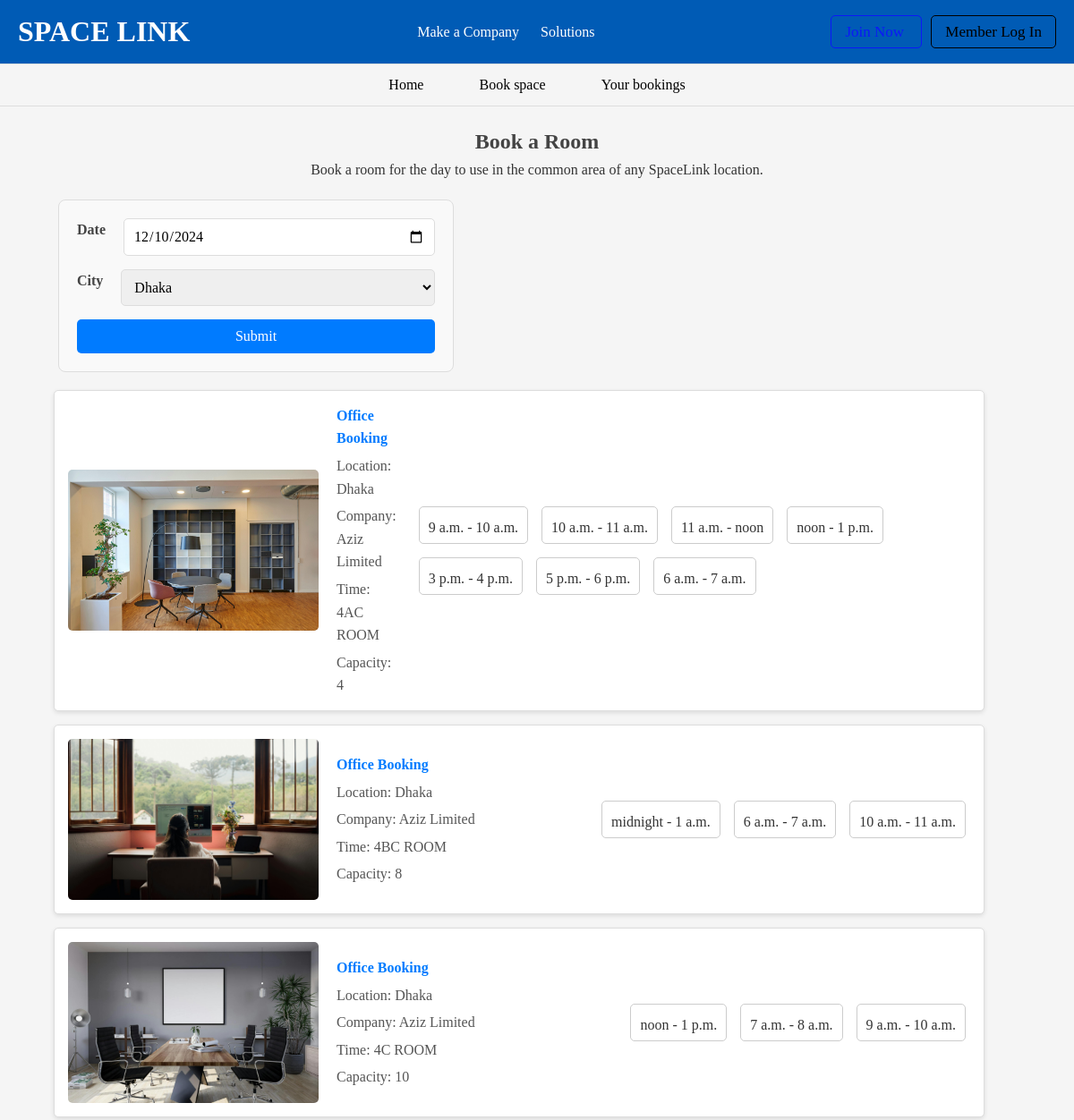
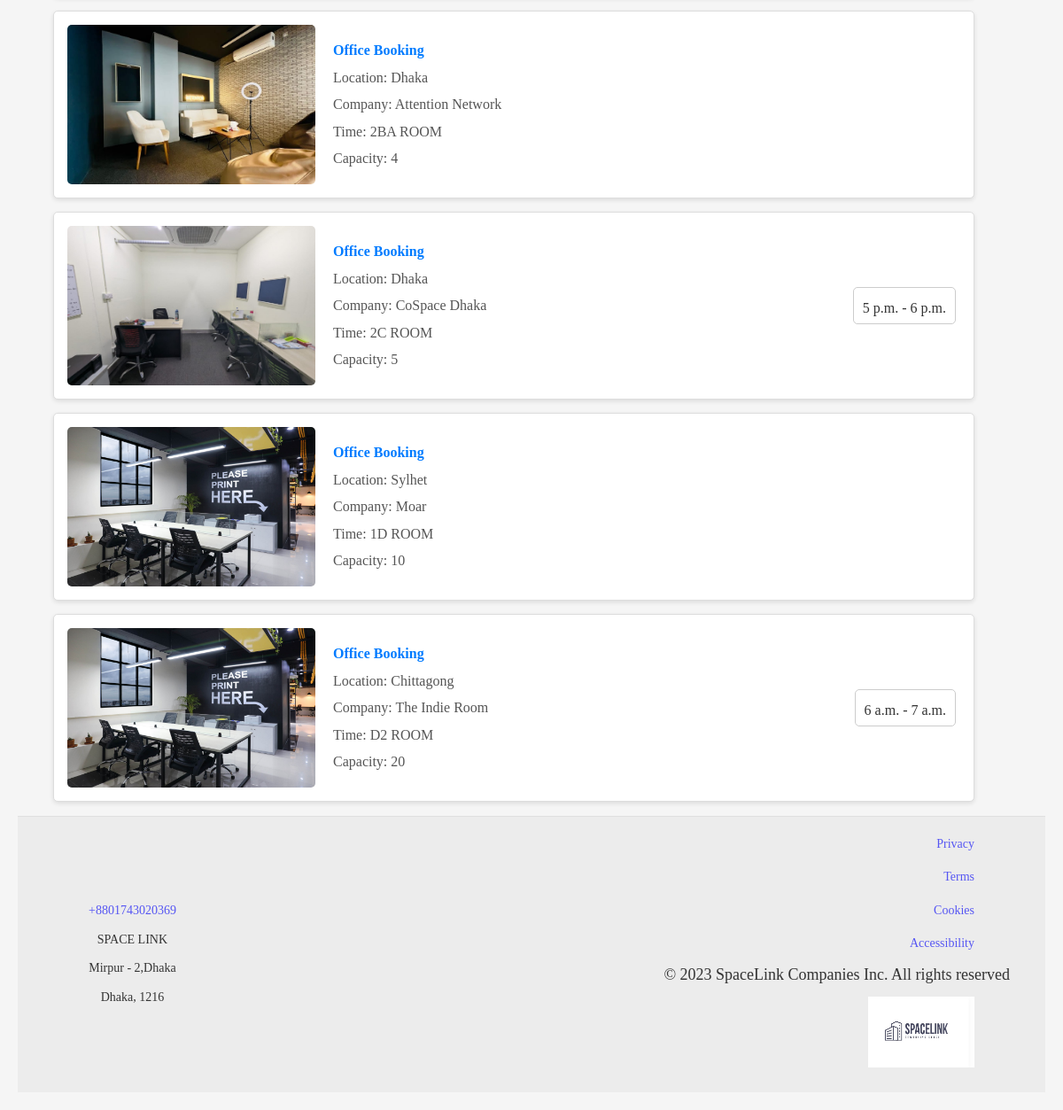
Page /room/ on the committed database (2 pictures, top to bottom).
### Office/models.py (models this page shows, shortened)
class Room(models.Model):
    room_name = models.CharField(max_length=200)
    company=models.ForeignKey(Company,on_delete=models.CASCADE)
    capacity = models.IntegerField(default=0)
    amenities = models.ManyToManyField(OfficeAmenities)
    image = models.ImageField(upload_to='room_images/')

class TimeSlot(models.Model):
    Room=models.ForeignKey(Room,on_delete=models.CASCADE,null=True)
    start_time = models.TimeField()
    end_time = models.TimeField()
    price = models.DecimalField(max_digits=6,decimal_places=2)
    is_booked = models.BooleanField(default=False)

### Company/models.py (models this page shows, shortened)
class Company(models.Model):
    name = models.CharField(max_length=100)
    Location = models.ForeignKey(Location,on_delete=models.CASCADE)
    Company_number = models.CharField(max_length=11,null=True)
    About = models.TextField(blank=True)
    website = models.URLField(blank=True)
    company_mail = models.EmailField(null=True)
    ratings =models.IntegerField(null=True,default=0)
    amenites = models.ManyToManyField(OfficeAmenities)
    is_visible = models.BooleanField(default=False)
    latitude = models.FloatField(null=True)
    longitude = models.FloatField(null=True)

class Location(models.Model):
    name = models.CharField(max_length=255)
    embed_map_url = models.URLField(blank=True, null=True)  # Field to store the embedded map URL
    def __str__(self):
        return self.name

### Core/views.py (the view)
# urls.py: path('room/',room, name='room'),
def room(request):
     rooms = Room.objects.all()
     city = request.GET.get('city')
     locations = Location.objects.all()
     if city:
          rooms = rooms.filter(company__Location__name=city)  # Using `__in` for the Location fil
     for room in rooms:
        room.slots = room.timeslot_set.all()
     return render(request, 'room.html', {'rooms': rooms,'locations': locations, 'city': city})

### Core/templates/room.html (shortened to what this page needs)
{% extends "home.html" %}
{% block content %}
<header>
  <nav>
    <ul class="navbar" style="display: flex; justify-content: center; align-items: center; background-color: transparent; list-style: none; margin: 0; padding: 10px 20px;">
      <li style="margin: 0 15px;">
        <a href="{% url 'index' %}" style="cursor: pointer; color: black; text-decoration: none; font-weight: 500; padding: 8px 16px; transition: color 0.3s, transform 0.3s;">Home</a>
      </li>
      <li style="margin: 0 15px; position: relative;">
        <a href="#" style="cursor: pointer; color: black; text-decoration: none; font-weight: 500; padding: 8px 16px; transition: color 0.3s, transform 0.3s;">Book space</a>
      </li>
      <li style="margin: 0 15px;">
        <a href="{% url 'list' %}" style="cursor: pointer; color: black; text-decoration: none; font-weight: 500; padding: 8px 16px; transition: color 0.3s, transform 0.3s;">Your bookings</a>
      </li>
    </ul>
  </nav>
</header>
<section class="booking-section">
  <h1>Book a Room</h1>
  <p>Book a room for the day to use in the common area of any SpaceLink location.</p>
  <form id="booking-form">
    <div class="form-group">
      <label for="date">Date</label>
      <input type="date" id="date" value="2024-12-10">
    </div>
    <div class="form-group">
      <label for="city">City</label>
      <select id="city" name="city">
        {% for location in locations %}
          <option value="{{ location.name }}" {% if location.name == location %}selected{% endif %}>{{ location.name }}</option>
        {% endfor %}
      </select>
    </div>
    <button type="submit">Submit</button>
  </form>
  <div class="list-container">
    <ul class="list">
      {% for office in rooms %}
      <li>
        <img src="{{ office.image.url }}" alt="Office Image">
        <div class="details">
          <span class="type">Office Booking</span>
          <span>Location: {{ office.company.Location }}</span>
          <span>Company: {{ office.company.name }}</span>
          <span>Time: {{ office.room_name }}</span>
          <span>Capacity: {{ office.capacity }}</span>
        </div>
        <div class="slots">
          {% for slot in office.slots %}
            <div class="slot {% if slot.is_booked %}booked{% else %}available{% endif %}"
                 title="{% if slot.is_booked %}Booked{% else %}Available{% endif %}"
                 data-slot-id="{{ slot.pk }}"
                 data-start="{{ slot.start_time }}"
                 data-end="{{ slot.end_time }}"
                 data-price="{{ slot.price }}">
              {{ slot.start_time }} - {{ slot.end_time }}
            </div>
          {% endfor %}
        </div>
      </li>
    {% endfor %}
    </ul>
  </div>
  {% endblock %}

### Core/templates/home.html (shortened to what this page needs)
<!DOCTYPE html>
<html lang="en">
<head>
  <link href="https://cdnjs.cloudflare.com/ajax/libs/font-awesome/6.4.0/css/all.min.css" rel="stylesheet">
{% load static %}
{% block stylesheet %}
<link rel="stylesheet" href="{% static 'css/style.css' %}">
{% endblock %}
</head>
<body>
  <header>
    <div class="navbar">
      <div class="logo"><a href="{% url 'home' %}">SPACE LINK</a></div>
      <nav>
        <a href="{% url 'company' %}">Make a Company</a>
        <a href="{% url 'solution' %}">Solutions</a>
      </nav>
      <div class="actions">
        {% if user.is_authenticated %}
            <span class="username">{{ user.email }}</span>
        {% else %}
            <a href="{% url 'signup' %}" class="join-btn">
                Join Now
            </a>
            <a href="{% url 'login' %}" class="login-btn">
                Member Log In
            </a>
        {% endif %}
    </div>
    </div>
  </header>
  {% block content %}{% endblock %}
    <footer class="footer">
      <div class="footer-left">
          <p><a href="tel:+8801743020369" class="footer-link">+8801743020369</a></p>
          <p>SPACE LINK</p>
          <p>Mirpur - 2,Dhaka</p>
          <p>Dhaka, 1216</p>
      </div>
      <div class="footer-right">
          <div class="footer-links">
              <a href="#" class="footer-link">Privacy</a>
              <a href="#" class="footer-link">Terms</a>
              <a href="#" class="footer-link">Cookies</a>
              <a href="#" class="footer-link">Accessibility</a>
          </div>
          <p>© 2023 SpaceLink Companies Inc. All rights reserved</p>
          <div class="footer-logo">
            <img src="{% static 'images/logo3.jpg' %}" alt="WeWork Logo" />
        </div>
      </div>
  </footer>
</body>
</html>

### Core/static/css/style.css (style rules this page uses)
body, h1, h2, p, a, button, input, select { margin: 0; padding: 0; font-family: "Radley", serif; font-optical-sizing: auto; box-sizing: border-box; }
body { line-height: 1.6; background-color: #f5f5f5; color: #333333; }
.navbar { display: flex; justify-content: space-between; align-items: center; padding: 10px 20px; background-color: #005bb5; border-bottom: 1px solid #ddd; }
.navbar .logo { font-size: 2rem; font-weight: 900; color: #ffffff; }
.navbar .logo a { list-style-type: none; text-decoration: none; color: white !important; }
.navbar nav a { margin: 0 10px; text-decoration: none; color: #ffffff; }
.actions { color: #ffffff; }
.join-btn { font-size: 17px; margin-left: 10px; padding: 8px 15px; border: 1px solid #0c18f8; background-color: transparent; color: #0c18f8; border-radius: 5px; cursor: pointer; text-decoration: none; }
.login-btn { font-size: 17px; margin-left: 10px; padding: 8px 15px; border: 1px solid #000000; background-color: transparent; color: #000000; border-radius: 5px; cursor: pointer; text-decoration: none; }
.form-group { display: flex; gap: 20px; }
.form-group input, .form-group select { flex: 1; padding: 10px; border: 1px solid #ccc; border-radius: 4px; font-size: 1rem; }
.footer { display: flex; justify-content: space-between; align-items: center; background-color: #ececec; border-top: 1px solid #e0e0e0; }
.footer-left, .footer-right { font-size: 14px; color: #333333; margin: 10px 40px; }
.footer-left p { margin: 10px 40px; }
.footer-right p { font-size: 18px; }
.footer-link { color: #5656f3; text-decoration: none; }
.footer-right { text-align: right; }
.footer-links { display: flex; flex-direction: column; gap: 15px; margin: 10px 40px; }
.footer-logo img { width: 120px; height: 80px; margin: 10px 40px; }

### Core/templates/room.html (style rules this page uses)
.booking-section { padding: 20px; }
h1 { text-align: center; color: #444; }
p { text-align: center; }
.list li { background-color: #fff; border: 1px solid #ddd; border-radius: 5px; padding: 15px; margin-bottom: 15px; box-shadow: 0 2px 5px rgba(0, 0, 0, 0.1); display: flex; align-items: center; gap: 20px; width: 90%; }
.list li img { flex-shrink: 0; width: 280px; height: 180px; border-radius: 5px; object-fit: cover; }
.list li .details { flex: 1; display: flex; flex-direction: column; gap: 5px; }
.list li .details span { font-size: 1rem; color: #555; }
.list li .details span.type { font-weight: bold; color: #007BFF; }
button { padding: 10px 20px; background-color: #28a745; color: white; border: none; border-radius: 5px; font-size: 16px; cursor: pointer; }
.slots { display: flex; flex-wrap: wrap; gap: 5px; margin-top: 0px; }
.slot { padding: 10px; margin: 5px; height: 20px; align-self: center; border: 1px solid #ccc; border-radius: 5px; cursor: pointer; text-align: center; }
#booking-form { margin: 20px 45px; padding: 20px; border: 1px solid #ddd; border-radius: 8px; background-color: #f9f9f9; max-width: 400px; }
#booking-form .form-group { margin-bottom: 15px; }
#booking-form label { display: block; font-weight: bold; margin-bottom: 5px; color: #444; }
#booking-form input[type="date"], #booking-form select { width: 100%; padding: 10px; border: 1px solid #ddd; border-radius: 5px; font-size: 1rem; }
#booking-form button { padding: 10px 20px; background-color: #007BFF; color: white; font-size: 1rem; border: none; border-radius: 5px; cursor: pointer; transition: background-color 0.3s; width: 100%; }

### rows in the picture
Room: image (picture), company.Location "Dhaka", company.name "Aziz Limited", room_name "4AC ROOM", capacity "4"
TimeSlot: start_time "9 a.m.", end_time "10 a.m."
TimeSlot: start_time "10 a.m.", end_time "11 a.m."
TimeSlot: start_time "11 a.m.", end_time "noon"
TimeSlot: start_time "noon", end_time "1 p.m."
TimeSlot: start_time "3 p.m.", end_time "4 p.m."
TimeSlot: start_time "5 p.m.", end_time "6 p.m."
TimeSlot: start_time "6 a.m.", end_time "7 a.m."
Room: image (picture), company.Location "Dhaka", company.name "Aziz Limited", room_name "4BC ROOM", capacity "8"
TimeSlot: start_time "midnight", end_time "1 a.m."
TimeSlot: start_time "6 a.m.", end_time "7 a.m."
TimeSlot: start_time "10 a.m.", end_time "11 a.m."
Room: image (picture), company.Location "Dhaka", company.name "Aziz Limited", room_name "4C ROOM", capacity "10"
TimeSlot: start_time "noon", end_time "1 p.m."
TimeSlot: start_time "7 a.m.", end_time "8 a.m."
TimeSlot: start_time "9 a.m.", end_time "10 a.m."
Room: image (picture), company.Location "Dhaka", company.name "Attention Network", room_name "2BA ROOM", capacity "4"
Room: image (picture), company.Location "Dhaka", company.name "CoSpace Dhaka", room_name "2C ROOM", capacity "5"
TimeSlot: start_time "5 p.m.", end_time "6 p.m."
Room: image (picture), company.Location "Sylhet", company.name "Moar", room_name "1D ROOM", capacity "10"
Room: image (picture), company.Location "Chittagong", company.name "The Indie Room", room_name "D2 ROOM", capacity "20"
TimeSlot: start_time "6 a.m.", end_time "7 a.m."

### other values in the picture
form field city "Dhaka"
